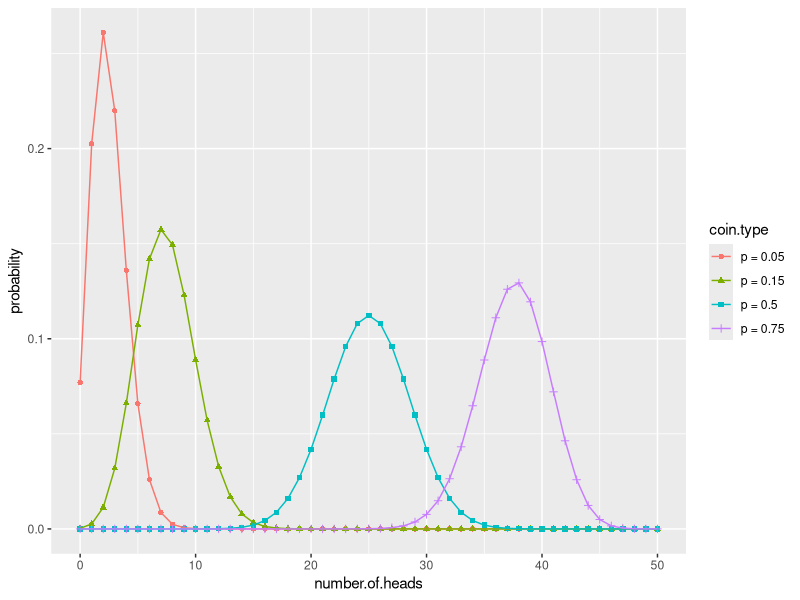

Reproduce this figure in R.
# informalexample:1_B.1.3 
# informalexample:1 : Some Important Statistical Concepts : A few important distributions : The binomial distribution 

library(ggplot2)
#
# use dbinom to produce the theoretical curves
#

numflips = 50
# x is the number of heads that we see
x = 0:numflips

# probability of heads for several different coins
p = c(0.05, 0.15, 0.5, 0.75)
plabels = paste("p =", p)

# calculate the probability of seeing x heads in numflips flips
# for all the coins. This probably isn't the most elegant
# way to do this, but at least it's easy to read

flips=NULL
for(i in 1:length(p)) {
  coin=p[i]
  label =plabels[i]
  tmp = data.frame(number.of.heads=x,
                   probability = dbinom(x, numflips, coin),
                   coin.type = label)
  flips = rbind(flips, tmp)
}


# plot it
# this is the plot that leads this section
ggplot(flips, aes(x=number.of.heads, y=probability)) +
  geom_point(aes(color=coin.type, shape=coin.type)) +
  geom_line(aes(color=coin.type)) 
                    
